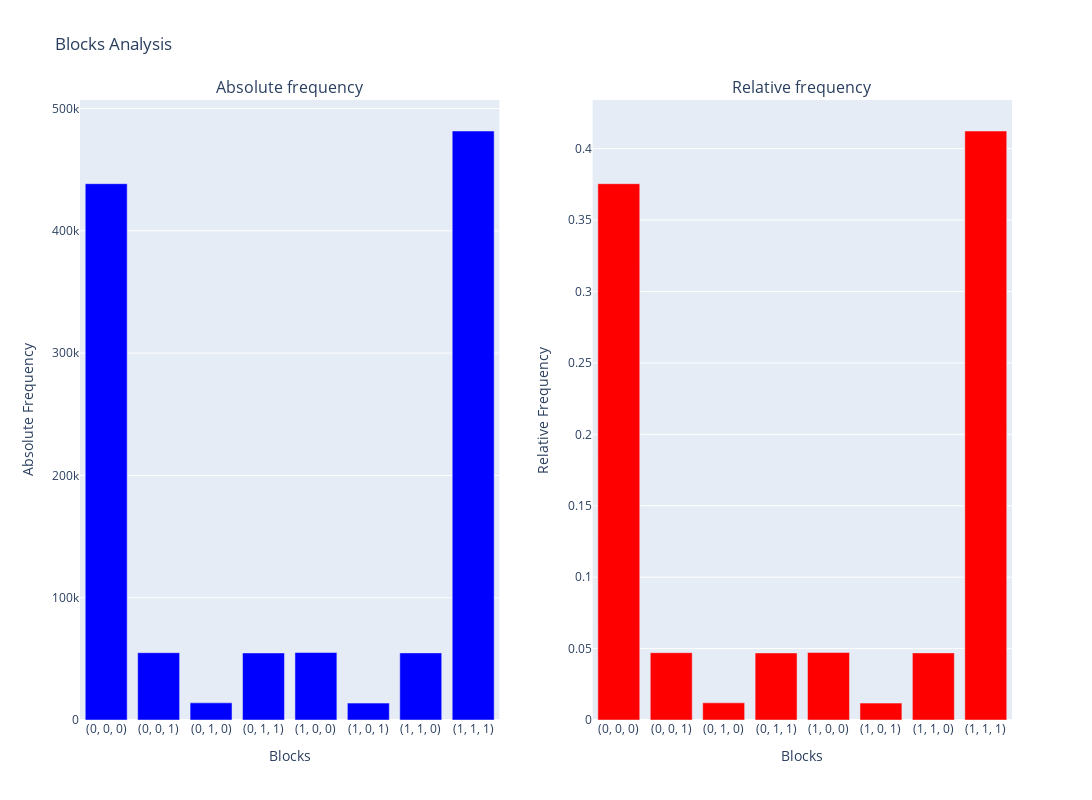

Notebook cell for this chart:
### Code cell
plot_block_frequencies(frequencies_df)

### Figure 1 — Plotly figure (JSON) as saved in the notebook; plotly's stock layout.template omitted (floating-point values rounded to 4 significant figures)
{"data": [{"marker": {"color": "blue"}, "name": "Absolute frequency", "type": "bar", "x": ["(0, 0, 0)", "(0, 0, 1)", "(0, 1, 0)", "(0, 1, 1)", "(1, 0, 0)", "(1, 0, 1)", "(1, 1, 0)", "(1, 1, 1)"], "xaxis": "x", "y": [438521, 55036, 14043, 54834, 55166, 13807, 54877, 481600], "yaxis": "y"}, {"marker": {"color": "red"}, "name": "Relative frequency", "type": "bar", "x": ["(0, 0, 0)", "(0, 0, 1)", "(0, 1, 0)", "(0, 1, 1)", "(1, 0, 0)", "(1, 0, 1)", "(1, 1, 0)", "(1, 1, 1)"], "xaxis": "x2", "y": [0.3755, 0.04712, 0.01202, 0.04695, 0.04724, 0.01182, 0.04699, 0.4124], "yaxis": "y2"}], "layout": {"annotations": [{"font": {"size": 16}, "showarrow": false, "text": "Absolute frequency", "x": 0.225, "xanchor": "center", "xref": "paper", "y": 1, "yanchor": "bottom", "yref": "paper"}, {"font": {"size": 16}, "showarrow": false, "text": "Relative frequency", "x": 0.775, "xanchor": "center", "xref": "paper", "y": 1, "yanchor": "bottom", "yref": "paper"}], "height": 800, "showlegend": false, "title": {"text": "Blocks Analysis"}, "width": 1500, "xaxis": {"anchor": "y", "domain": [0, 0.45], "title": {"text": "Blocks"}}, "xaxis2": {"anchor": "y2", "domain": [0.55, 1], "title": {"text": "Blocks"}}, "yaxis": {"anchor": "x", "domain": [0, 1], "title": {"text": "Absolute Frequency"}}, "yaxis2": {"anchor": "x2", "domain": [0, 1], "title": {"text": "Relative Frequency"}}}}
